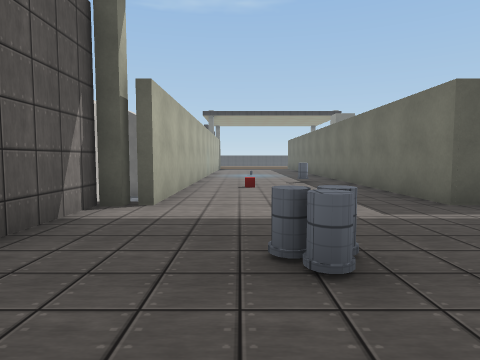
view 1 (above)

22 first-person views from a walk through a scene from a Unity 3-D project. The camera is 1.5 m above the floor, tilts 4° down and sees 75° across. The floor is counted in squares, 2 m on a side. Each view is taken from the middle of a square. On the plan, view 1 faces up. The plan holds only what a view shows up to about 10 squares ahead; the rest is blank. The place goes on beyond the plan. The player is left out. Some animated figures are left out. Some surface patterns are stand-ins.

view 2
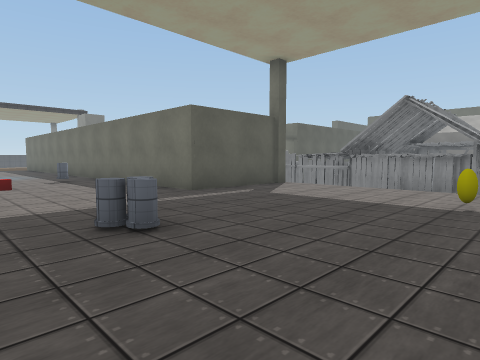

view 3
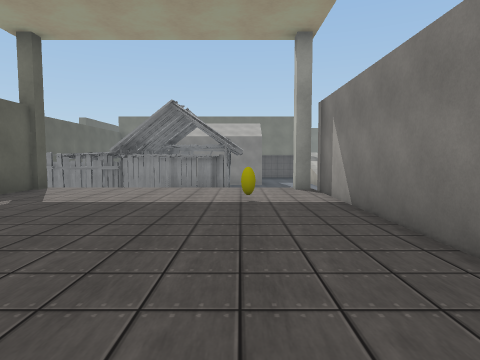

view 4
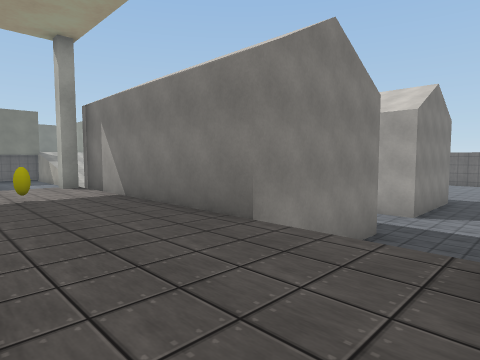

view 5
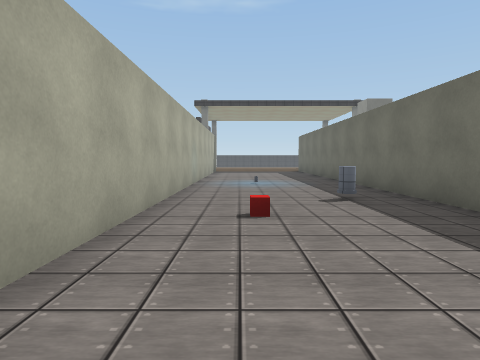

view 6
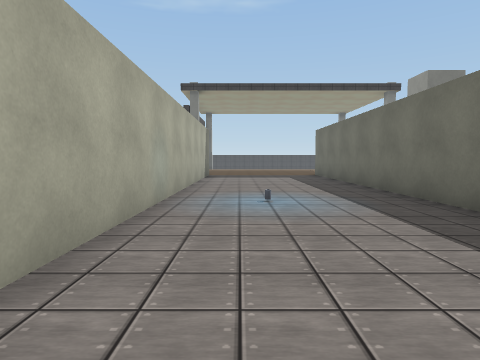

view 7
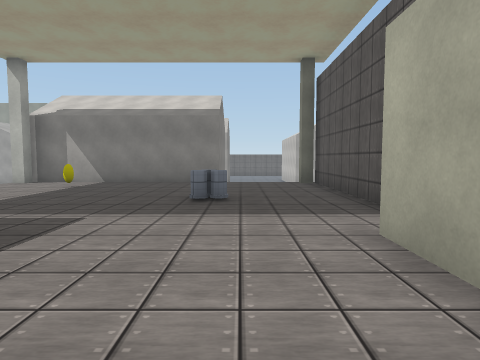

view 8
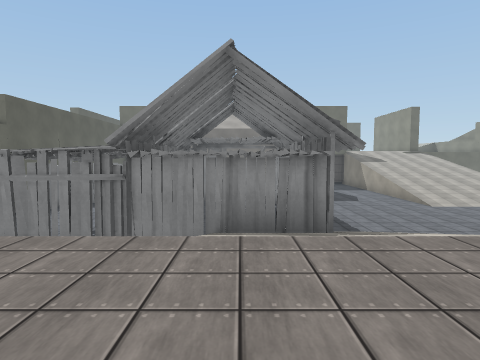

view 9
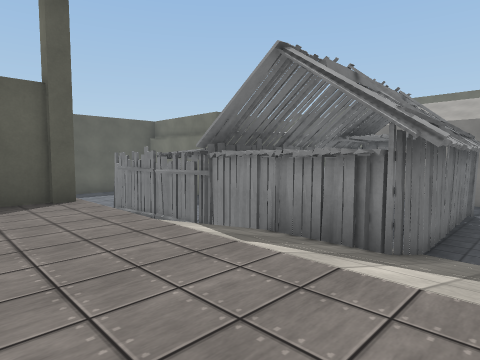

view 10
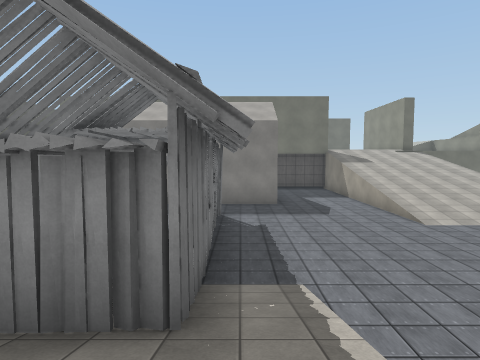

view 11
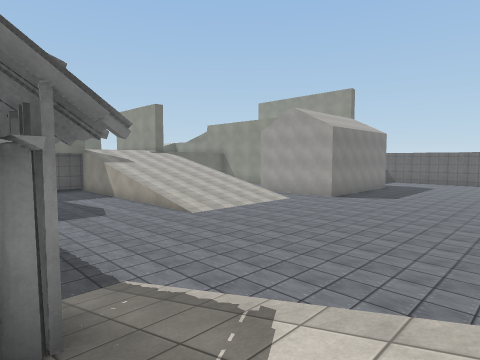

view 12
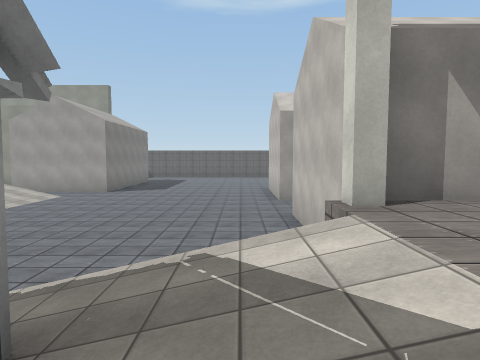

view 13
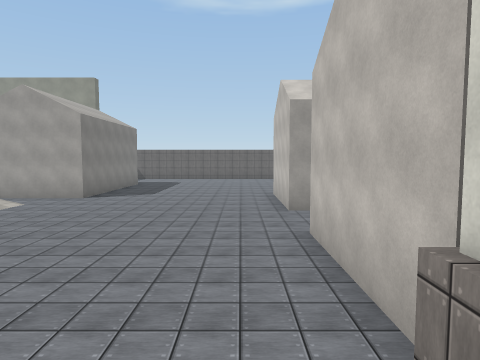

view 14
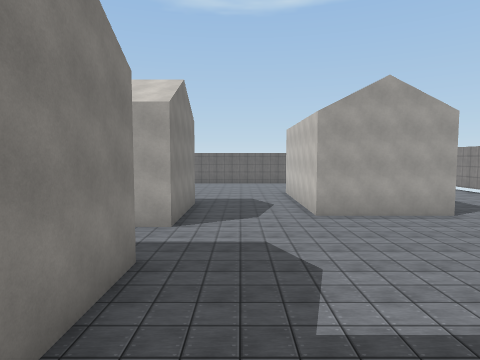

view 15
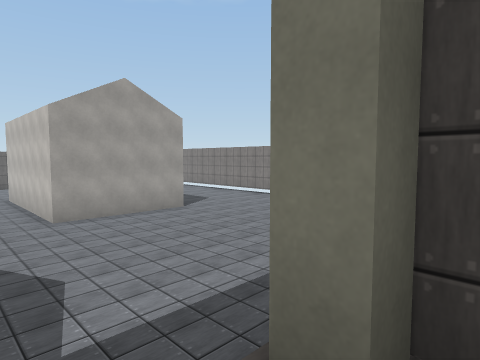

view 16
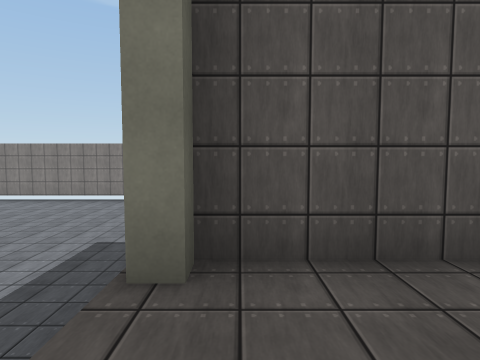

view 17
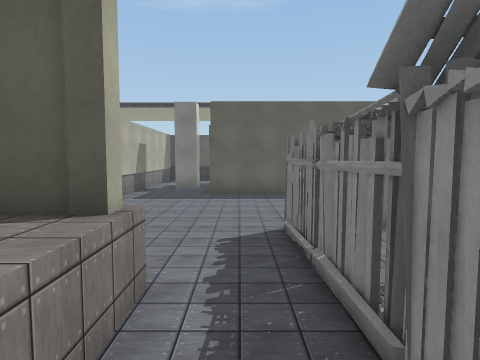

view 18
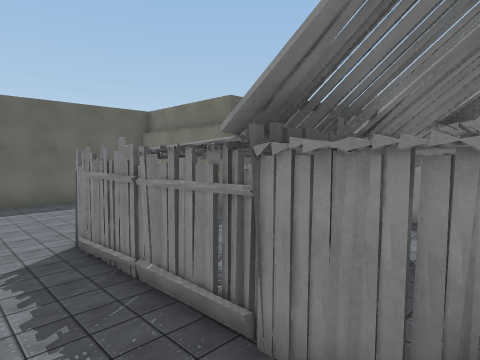

view 19
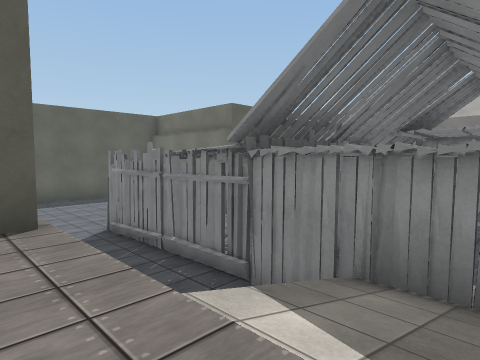

view 20
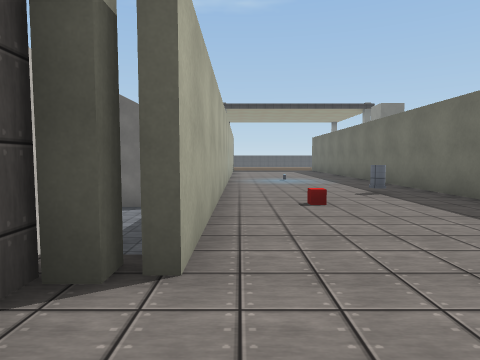

view 21
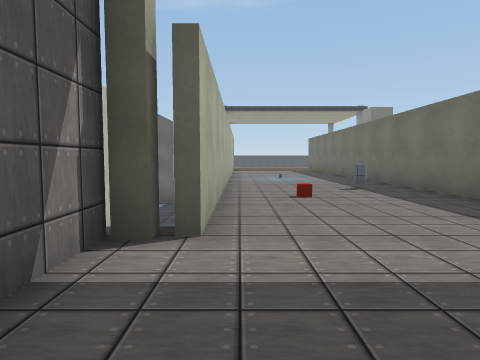

view 22
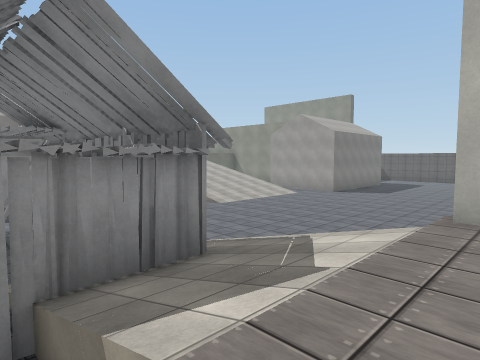

### Floor plan
Key: @ floor where view 1 was taken; # wall or solid block; . main floor; : floor 0.25 m higher than the main floor; + floor 1.75 m higher than the main floor; / step, stairs or slope; v drop or lower ground; B barn; O other object.
Columns run from 10 left of view 1 to 19 right of it. Each row starts with its distance up from view 1.
 17         #++++#
 16         #++++#
 15         #++++#
 14         #++++#
 13         #++++#    ...
 12       ..#++++# ......
 11       ..#++++# ......
 10       ..#++++#  .....
  9        .#++++#  ....
  8       O.#++++#  ...##..
  7       O #++++#  ...#....
  6         #++++#   ..#.#..
  5        ##++++####..#.
  4        #+++++++++v.##BBBBBB  O
  3        #+++++++++#.B...   B  O
  2        #++OO++++++/B:..##.B
  1        #++++++++++/BBBBBBBB.
  0        #++@+++O+++/BB.......
 -1        #++++++++##///.......
 -2        ##//OOOOOO/..........
 -3     .......OOOOOO...........
 -4  ..........OOOOOO...........
 -5 ...........O    O........///
 -6 ...........O    O........///
 -7 ............    .........///
 -8 ............    ........./
 -9    ........OO   O......../
-10    OOOO....OO   O.........
-11       O....O
-12       O..
-13       O.

Positions as (right, up) in squares from view 1, and headings:
1: (0, 0), facing up
2: (-1, -1), facing up-right
3: (-1, 0), facing right
4: (-2, 1), facing down-right
5: (0, 4), facing up
6: (0, 8), facing up
7: (0, 8), facing down
8: (4, 2), facing right
9: (5, -1), facing up-right
10: (7, 0), facing right
11: (7, 1), facing down-right
12: (8, 2), facing down
13: (8, 0), facing down
14: (-1, -1), facing down
15: (-1, -1), facing down-left
16: (0, -1), facing left
17: (8, 2), facing up
18: (7, 2), facing up-right
19: (6, 1), facing up-right
20: (-1, 3), facing up
21: (-1, 2), facing up
22: (6, 3), facing down-right
